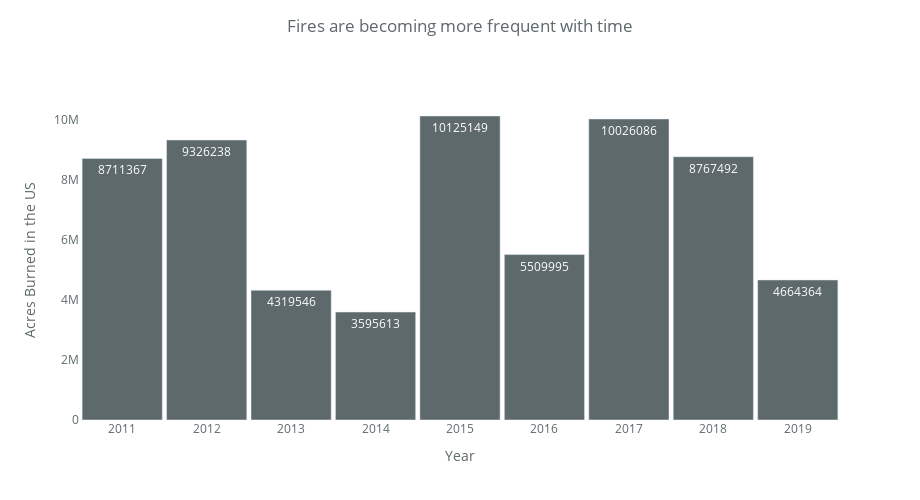

Notebook cell for this chart:
### Code cell
fig = go.Figure(data = [go.Bar(
    y=hist_tot['Acres'],
    x=hist_tot['Year'],
    text = round(hist_tot['Acres'],0),
    textposition = 'auto',
    marker_color = '#5e696c')])

fig.update_layout(
    xaxis_title = 'Year',
    yaxis_title = 'Acres Burned in the US',
    width = 920,
    height = 500,
    title={
        'text': 'Fires are becoming more frequent with time',
        'y':0.96,
        'x':0.5
    },
    font_color = '#5e696c',
    plot_bgcolor = 'rgba(0,0,0,0)',
    paper_bgcolor = 'rgba(0,0,0,0)',
    bargap = 0.05
)

fig.show()

### Figure 1 — Plotly figure (JSON) as saved in the notebook; plotly's stock layout.template omitted (floating-point values rounded to 4 significant figures)
{"data": [{"marker": {"color": "#5e696c"}, "text": [4664364, 8767492, 10026086, 5509995, 10125149, 3595613, 4319546, 9326238, 8711367], "textposition": "auto", "type": "bar", "x": [2019, 2018, 2017, 2016, 2015, 2014, 2013, 2012, 2011], "y": [4664364, 8767492, 10026086, 5509995, 10125149, 3595613, 4319546, 9326238, 8711367]}], "layout": {"bargap": 0.05, "font": {"color": "#5e696c"}, "height": 500, "paper_bgcolor": "rgba(0,0,0,0)", "plot_bgcolor": "rgba(0,0,0,0)", "title": {"text": "Fires are becoming more frequent with time", "x": 0.5, "y": 0.96}, "width": 920, "xaxis": {"title": {"text": "Year"}}, "yaxis": {"title": {"text": "Acres Burned in the US"}}}}
